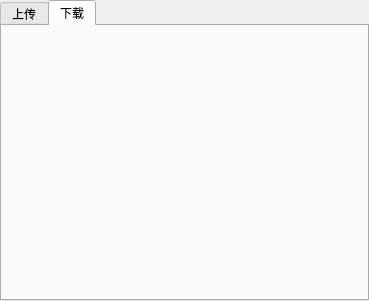
<?xml version="1.0" encoding="UTF-8"?>
<ui version="4.0">
 <class>UiTransfer</class>
 <widget class="QWidget" name="UiTransfer">
  <property name="geometry">
   <rect>
    <x>0</x>
    <y>0</y>
    <width>369</width>
    <height>301</height>
   </rect>
  </property>
  <property name="windowTitle">
   <string>Form</string>
  </property>
  <layout class="QHBoxLayout" name="horizontalLayout">
   <property name="leftMargin">
    <number>0</number>
   </property>
   <property name="topMargin">
    <number>0</number>
   </property>
   <property name="rightMargin">
    <number>0</number>
   </property>
   <property name="bottomMargin">
    <number>0</number>
   </property>
   <item>
    <widget class="QTabWidget" name="tabWidget">
     <property name="currentIndex">
      <number>1</number>
     </property>
     <widget class="UiUpload" name="tabUpload">
      <attribute name="title">
       <string>上传</string>
      </attribute>
     </widget>
     <widget class="UiDownload" name="tabDownload">
      <attribute name="title">
       <string>下载</string>
      </attribute>
     </widget>
    </widget>
   </item>
  </layout>
 </widget>
 <customwidgets>
  <customwidget>
   <class>UiDownload</class>
   <extends>QWidget</extends>
   <header>src/fend/uitransfer/uidownload.h</header>
   <container>1</container>
  </customwidget>
  <customwidget>
   <class>UiUpload</class>
   <extends>QWidget</extends>
   <header>src/fend/uitransfer/uiupload.h</header>
   <container>1</container>
  </customwidget>
 </customwidgets>
 <resources/>
 <connections/>
</ui>
